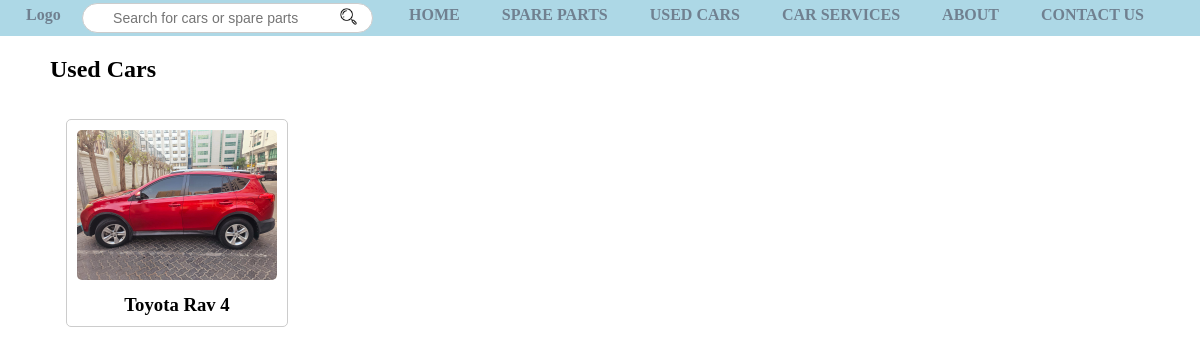
The page /used_cars/ on the database its author committed.
### commonPages/models.py (models this page shows, shortened)
class UsedCars(models.Model):
    used_cars_id = models.AutoField(primary_key=True)
    used_car_title = models.CharField(max_length=100)
    milage = models.IntegerField()
    description = models.TextField()
    mainImage = models.ImageField(upload_to='used_cars_images/', blank=True, null=True)
    rightSideView = models.ImageField(upload_to='used_cars_images/', blank=True, null=True)
    leftSideView = models.ImageField(upload_to='used_cars_images/', blank=True, null=True)
    interiorView = models.ImageField(upload_to='used_cars_images/', blank=True, null=True)
    backSideImage = models.ImageField(upload_to='used_cars_images/', blank=True, null=True)
    extraImage = models.ImageField(upload_to='used_cars_images/', blank=True, null=True)
    image1 = models.ImageField(upload_to='used_cars_images/', blank=True, null=True)
    image2 = models.ImageField(upload_to='used_cars_images/', blank=True, null=True)
    image3 = models.ImageField(upload_to='used_cars_images/', blank=True, null=True)
    company = models.CharField(max_length=100, default="unknown")

### commonPages/views.py (the view)
# urls.py: path('used_cars/', views.used_cars, name='used_cars'),
def used_cars(request):
    cars = UsedCars.objects.all()
    context = {
        'cars': cars
    }
    template = loader.get_template('used_cars.html')
    return HttpResponse(template.render(context, request))

### commonPages/templates/used_cars.html (shortened to what this page needs)
<!DOCTYPE html>
<html lang="en">
<head>
</head>
<body>
    {% include "_partialViews/_topNavBar.html" %}
    <h2 style="margin-left: 50px;">Used Cars</h2>
    <div class="cars-container">
        {% for car in cars %}
            <a href="{% url 'used_car_detail' car.used_cars_id %}" class="car-card-link">
                <div class="car-card">
                    {% if car.mainImage %}
                        <img src="{{ car.mainImage.url }}" alt="{{ car.used_car_title }}" width="200">
                    {% else %}
                        <p>No image available</p>
                    {% endif %}
                    <h3>{{ car.used_car_title }}</h3>
                </div>
            </a>
        {% endfor %}
    </div>
</body>
</html>

### commonPages/templates/used_cars.html (style rules this page uses)
.cars-container { display: flex; grid-template-columns: repeat(4, 1fr); gap: 20px; margin-left: 50px; }
.car-card { border: 1px solid #ccc; border-radius: 5px; margin: 10px; padding: 10px; text-align: center; width: 200px; }
.car-card img { border-radius: 5px; margin-bottom: 10px; }
.car-card h3 { margin: 0; }
.car-card-link { text-decoration: none; color: black; }

### commonPages/templates/_partialViews/_topNavBar.html (style rules this page uses)
body { margin: 0; }
a { display: block; color: #708090; text-align: center; padding: 6px 6px; text-decoration: none; font-weight: bolder; }

### rows shown on the page
UsedCars: mainImage (picture), used_car_title "Toyota Rav 4"
